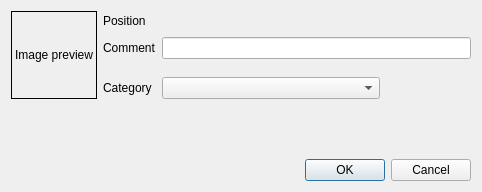
<?xml version="1.0" encoding="UTF-8"?>
<ui version="4.0">
 <class>MarkerDialog_UI</class>
 <widget class="QDialog" name="MarkerDialog_UI">
  <property name="geometry">
   <rect>
    <x>0</x>
    <y>0</y>
    <width>482</width>
    <height>192</height>
   </rect>
  </property>
  <property name="windowTitle">
   <string>Marker</string>
  </property>
  <layout class="QGridLayout" name="gridLayout">
   <item row="0" column="1">
    <widget class="QLabel" name="clip_filesize_2">
     <property name="text">
      <string>Position</string>
     </property>
    </widget>
   </item>
   <item row="0" column="3">
    <spacer name="horizontalSpacer">
     <property name="orientation">
      <enum>Qt::Horizontal</enum>
     </property>
     <property name="sizeHint" stdset="0">
      <size>
       <width>40</width>
       <height>20</height>
      </size>
     </property>
    </spacer>
   </item>
   <item row="6" column="0" colspan="4">
    <widget class="QDialogButtonBox" name="buttonBox">
     <property name="orientation">
      <enum>Qt::Horizontal</enum>
     </property>
     <property name="standardButtons">
      <set>QDialogButtonBox::Cancel|QDialogButtonBox::Ok</set>
     </property>
    </widget>
   </item>
   <item row="0" column="2">
    <layout class="QHBoxLayout" name="inputLayout"/>
   </item>
   <item row="1" column="2" colspan="2">
    <widget class="QLineEdit" name="marker_comment"/>
   </item>
   <item row="1" column="1">
    <widget class="QLabel" name="clip_filesize_3">
     <property name="text">
      <string>Comment</string>
     </property>
    </widget>
   </item>
   <item row="5" column="2">
    <spacer name="verticalSpacer">
     <property name="orientation">
      <enum>Qt::Vertical</enum>
     </property>
     <property name="sizeHint" stdset="0">
      <size>
       <width>218</width>
       <height>2</height>
      </size>
     </property>
    </spacer>
   </item>
   <item row="4" column="1">
    <widget class="QLabel" name="label_category">
     <property name="text">
      <string>Category</string>
     </property>
    </widget>
   </item>
   <item row="0" column="0" rowspan="5">
    <widget class="QLabel" name="clip_thumb">
     <property name="sizePolicy">
      <sizepolicy hsizetype="MinimumExpanding" vsizetype="Preferred">
       <horstretch>0</horstretch>
       <verstretch>0</verstretch>
      </sizepolicy>
     </property>
     <property name="frameShape">
      <enum>QFrame::Box</enum>
     </property>
     <property name="text">
      <string>Image preview</string>
     </property>
     <property name="alignment">
      <set>Qt::AlignCenter</set>
     </property>
    </widget>
   </item>
   <item row="4" column="2">
    <widget class="KComboBox" name="marker_type"/>
   </item>
  </layout>
 </widget>
 <customwidgets>
  <customwidget>
   <class>KComboBox</class>
   <extends>QComboBox</extends>
   <header>kcombobox.h</header>
  </customwidget>
 </customwidgets>
 <resources/>
 <connections>
  <connection>
   <sender>buttonBox</sender>
   <signal>accepted()</signal>
   <receiver>MarkerDialog_UI</receiver>
   <slot>accept()</slot>
   <hints>
    <hint type="sourcelabel">
     <x>248</x>
     <y>254</y>
    </hint>
    <hint type="destinationlabel">
     <x>157</x>
     <y>274</y>
    </hint>
   </hints>
  </connection>
  <connection>
   <sender>buttonBox</sender>
   <signal>rejected()</signal>
   <receiver>MarkerDialog_UI</receiver>
   <slot>reject()</slot>
   <hints>
    <hint type="sourcelabel">
     <x>316</x>
     <y>260</y>
    </hint>
    <hint type="destinationlabel">
     <x>286</x>
     <y>274</y>
    </hint>
   </hints>
  </connection>
 </connections>
</ui>
